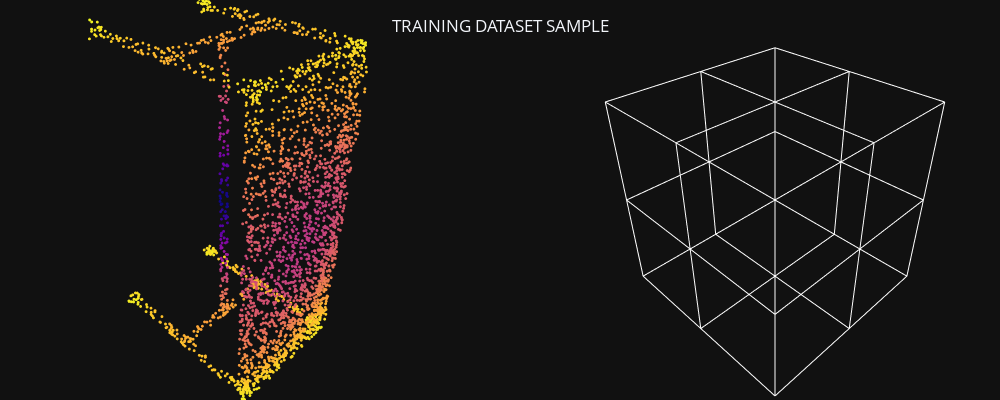

Notebook code for this chart:
### Code cell
pc_plots = plot_pc_data3d(x=points[:,0], y=points[:,1], z=points[:,2])
voxel_corners = get_voxel_corners(voxel_indices, voxel_size=vsize_xyz, pc_range=coors_range_xyz)
voxel_generator_plots = plot_bboxes_3d(voxel_corners, box_colors=['white'] * len(voxel_corners))

fig = make_subplots(rows=1, cols=2, specs=[[{"type": "scatter3d"}, {"type": "scatter3d"}]])
fig.update_layout(template="plotly_dark", scene=PCD_SCENE, scene2=PCD_SCENE, height = 400, width = 1000,
                title=f"TRAINING DATASET SAMPLE", title_x=0.5, title_y=0.95, margin=dict(r=0, b=0, l=0, t=0))    

fig.add_trace(pc_plots, row=1, col=1)
for trace in voxel_generator_plots:        
    fig.add_trace(trace, row=1, col=2)
fig.show()

### Figure 1 — Plotly figure (JSON) as saved in the notebook; plotly's stock layout.template omitted (floating-point values rounded to 4 significant figures; data arrays with more than 128 entries replaced by an {"elided": "..."} marker saying what was removed)
{"data": [{"hoverinfo": "skip", "marker": {"color": {"elided": "2607 float values"}, "opacity": 1, "size": 1}, "mode": "markers", "scene": "scene", "showlegend": false, "type": "scatter3d", "x": {"elided": "2607 float values"}, "y": {"elided": "2607 float values"}, "z": {"elided": "2607 float values"}}, {"hoverinfo": "skip", "marker": {"color": "white", "opacity": 1, "size": 1}, "mode": "lines", "scene": "scene2", "showlegend": false, "type": "scatter3d", "x": [0, 0, 0, 0], "y": [0, 0.5, 0.5, 0], "z": [0.5, 0.5, 0, 0]}, {"hoverinfo": "skip", "marker": {"color": "white", "opacity": 1, "size": 1}, "mode": "lines", "scene": "scene2", "showlegend": false, "type": "scatter3d", "x": [-0.5, 0, 0, -0.5], "y": [0, 0, 0, 0], "z": [0.5, 0.5, 0, 0]}, {"hoverinfo": "skip", "marker": {"color": "white", "opacity": 1, "size": 1}, "mode": "lines", "scene": "scene2", "showlegend": false, "type": "scatter3d", "x": [-0.5, -0.5, -0.5, -0.5], "y": [0.5, 0, 0, 0.5], "z": [0.5, 0.5, 0, 0]}, {"hoverinfo": "skip", "marker": {"color": "white", "opacity": 1, "size": 1}, "mode": "lines", "scene": "scene2", "showlegend": false, "type": "scatter3d", "x": [0, -0.5, -0.5, 0], "y": [0.5, 0.5, 0.5, 0.5], "z": [0.5, 0.5, 0, 0]}, {"hoverinfo": "skip", "marker": {"color": "white", "opacity": 1, "size": 1}, "mode": "lines", "scene": "scene2", "showlegend": false, "type": "scatter3d", "x": [0, 0, 0, 0], "y": [-0.5, 0, 0, -0.5], "z": [0, 0, -0.5, -0.5]}, {"hoverinfo": "skip", "marker": {"color": "white", "opacity": 1, "size": 1}, "mode": "lines", "scene": "scene2", "showlegend": false, "type": "scatter3d", "x": [-0.5, 0, 0, -0.5], "y": [-0.5, -0.5, -0.5, -0.5], "z": [0, 0, -0.5, -0.5]}, {"hoverinfo": "skip", "marker": {"color": "white", "opacity": 1, "size": 1}, "mode": "lines", "scene": "scene2", "showlegend": false, "type": "scatter3d", "x": [-0.5, -0.5, -0.5, -0.5], "y": [0, -0.5, -0.5, 0], "z": [0, 0, -0.5, -0.5]}, {"hoverinfo": "skip", "marker": {"color": "white", "opacity": 1, "size": 1}, "mode": "lines", "scene": "scene2", "showlegend": false, "type": "scatter3d", "x": [0, -0.5, -0.5, 0], "y": [0, 0, 0, 0], "z": [0, 0, -0.5, -0.5]}, {"hoverinfo": "skip", "marker": {"color": "white", "opacity": 1, "size": 1}, "mode": "lines", "scene": "scene2", "showlegend": false, "type": "scatter3d", "x": [0, 0, 0, 0], "y": [0, 0.5, 0.5, 0], "z": [0, 0, -0.5, -0.5]}, {"hoverinfo": "skip", "marker": {"color": "white", "opacity": 1, "size": 1}, "mode": "lines", "scene": "scene2", "showlegend": false, "type": "scatter3d", "x": [-0.5, 0, 0, -0.5], "y": [0, 0, 0, 0], "z": [0, 0, -0.5, -0.5]}, {"hoverinfo": "skip", "marker": {"color": "white", "opacity": 1, "size": 1}, "mode": "lines", "scene": "scene2", "showlegend": false, "type": "scatter3d", "x": [-0.5, -0.5, -0.5, -0.5], "y": [0.5, 0, 0, 0.5], "z": [0, 0, -0.5, -0.5]}, {"hoverinfo": "skip", "marker": {"color": "white", "opacity": 1, "size": 1}, "mode": "lines", "scene": "scene2", "showlegend": false, "type": "scatter3d", "x": [0, -0.5, -0.5, 0], "y": [0.5, 0.5, 0.5, 0.5], "z": [0, 0, -0.5, -0.5]}, {"hoverinfo": "skip", "marker": {"color": "white", "opacity": 1, "size": 1}, "mode": "lines", "scene": "scene2", "showlegend": false, "type": "scatter3d", "x": [0.5, 0.5, 0.5, 0.5], "y": [0, 0.5, 0.5, 0], "z": [0.5, 0.5, 0, 0]}, {"hoverinfo": "skip", "marker": {"color": "white", "opacity": 1, "size": 1}, "mode": "lines", "scene": "scene2", "showlegend": false, "type": "scatter3d", "x": [0, 0.5, 0.5, 0], "y": [0, 0, 0, 0], "z": [0.5, 0.5, 0, 0]}, {"hoverinfo": "skip", "marker": {"color": "white", "opacity": 1, "size": 1}, "mode": "lines", "scene": "scene2", "showlegend": false, "type": "scatter3d", "x": [0, 0, 0, 0], "y": [0.5, 0, 0, 0.5], "z": [0.5, 0.5, 0, 0]}, {"hoverinfo": "skip", "marker": {"color": "white", "opacity": 1, "size": 1}, "mode": "lines", "scene": "scene2", "showlegend": false, "type": "scatter3d", "x": [0.5, 0, 0, 0.5], "y": [0.5, 0.5, 0.5, 0.5], "z": [0.5, 0.5, 0, 0]}, {"hoverinfo": "skip", "marker": {"color": "white", "opacity": 1, "size": 1}, "mode": "lines", "scene": "scene2", "showlegend": false, "type": "scatter3d", "x": [0, 0, 0, 0], "y": [-0.5, 0, 0, -0.5], "z": [0.5, 0.5, 0, 0]}, {"hoverinfo": "skip", "marker": {"color": "white", "opacity": 1, "size": 1}, "mode": "lines", "scene": "scene2", "showlegend": false, "type": "scatter3d", "x": [-0.5, 0, 0, -0.5], "y": [-0.5, -0.5, -0.5, -0.5], "z": [0.5, 0.5, 0, 0]}, {"hoverinfo": "skip", "marker": {"color": "white", "opacity": 1, "size": 1}, "mode": "lines", "scene": "scene2", "showlegend": false, "type": "scatter3d", "x": [-0.5, -0.5, -0.5, -0.5], "y": [0, -0.5, -0.5, 0], "z": [0.5, 0.5, 0, 0]}, {"hoverinfo": "skip", "marker": {"color": "white", "opacity": 1, "size": 1}, "mode": "lines", "scene": "scene2", "showlegend": false, "type": "scatter3d", "x": [0, -0.5, -0.5, 0], "y": [0, 0, 0, 0], "z": [0.5, 0.5, 0, 0]}, {"hoverinfo": "skip", "marker": {"color": "white", "opacity": 1, "size": 1}, "mode": "lines", "scene": "scene2", "showlegend": false, "type": "scatter3d", "x": [0.5, 0.5, 0.5, 0.5], "y": [0, 0.5, 0.5, 0], "z": [0, 0, -0.5, -0.5]}, {"hoverinfo": "skip", "marker": {"color": "white", "opacity": 1, "size": 1}, "mode": "lines", "scene": "scene2", "showlegend": false, "type": "scatter3d", "x": [0, 0.5, 0.5, 0], "y": [0, 0, 0, 0], "z": [0, 0, -0.5, -0.5]}, {"hoverinfo": "skip", "marker": {"color": "white", "opacity": 1, "size": 1}, "mode": "lines", "scene": "scene2", "showlegend": false, "type": "scatter3d", "x": [0, 0, 0, 0], "y": [0.5, 0, 0, 0.5], "z": [0, 0, -0.5, -0.5]}, {"hoverinfo": "skip", "marker": {"color": "white", "opacity": 1, "size": 1}, "mode": "lines", "scene": "scene2", "showlegend": false, "type": "scatter3d", "x": [0.5, 0, 0, 0.5], "y": [0.5, 0.5, 0.5, 0.5], "z": [0, 0, -0.5, -0.5]}, {"hoverinfo": "skip", "marker": {"color": "white", "opacity": 1, "size": 1}, "mode": "lines", "scene": "scene2", "showlegend": false, "type": "scatter3d", "x": [0.5, 0.5, 0.5, 0.5], "y": [-0.5, 0, 0, -0.5], "z": [0.5, 0.5, 0, 0]}, {"hoverinfo": "skip", "marker": {"color": "white", "opacity": 1, "size": 1}, "mode": "lines", "scene": "scene2", "showlegend": false, "type": "scatter3d", "x": [0, 0.5, 0.5, 0], "y": [-0.5, -0.5, -0.5, -0.5], "z": [0.5, 0.5, 0, 0]}, {"hoverinfo": "skip", "marker": {"color": "white", "opacity": 1, "size": 1}, "mode": "lines", "scene": "scene2", "showlegend": false, "type": "scatter3d", "x": [0, 0, 0, 0], "y": [0, -0.5, -0.5, 0], "z": [0.5, 0.5, 0, 0]}, {"hoverinfo": "skip", "marker": {"color": "white", "opacity": 1, "size": 1}, "mode": "lines", "scene": "scene2", "showlegend": false, "type": "scatter3d", "x": [0.5, 0, 0, 0.5], "y": [0, 0, 0, 0], "z": [0.5, 0.5, 0, 0]}, {"hoverinfo": "skip", "marker": {"color": "white", "opacity": 1, "size": 1}, "mode": "lines", "scene": "scene2", "showlegend": false, "type": "scatter3d", "x": [0.5, 0.5, 0.5, 0.5], "y": [-0.5, 0, 0, -0.5], "z": [0, 0, -0.5, -0.5]}, {"hoverinfo": "skip", "marker": {"color": "white", "opacity": 1, "size": 1}, "mode": "lines", "scene": "scene2", "showlegend": false, "type": "scatter3d", "x": [0, 0.5, 0.5, 0], "y": [-0.5, -0.5, -0.5, -0.5], "z": [0, 0, -0.5, -0.5]}, {"hoverinfo": "skip", "marker": {"color": "white", "opacity": 1, "size": 1}, "mode": "lines", "scene": "scene2", "showlegend": false, "type": "scatter3d", "x": [0, 0, 0, 0], "y": [0, -0.5, -0.5, 0], "z": [0, 0, -0.5, -0.5]}, {"hoverinfo": "skip", "marker": {"color": "white", "opacity": 1, "size": 1}, "mode": "lines", "scene": "scene2", "showlegend": false, "type": "scatter3d", "x": [0.5, 0, 0, 0.5], "y": [0, 0, 0, 0], "z": [0, 0, -0.5, -0.5]}], "layout": {"height": 400, "margin": {"b": 0, "l": 0, "r": 0, "t": 0}, "scene": {"aspectmode": "data", "domain": {"x": [0, 0.45], "y": [0, 1]}, "xaxis": {"visible": false}, "yaxis": {"visible": false}, "zaxis": {"visible": false}}, "scene2": {"aspectmode": "data", "domain": {"x": [0.55, 1], "y": [0, 1]}, "xaxis": {"visible": false}, "yaxis": {"visible": false}, "zaxis": {"visible": false}}, "title": {"text": "TRAINING DATASET SAMPLE", "x": 0.5, "y": 0.95}, "width": 1000}}
